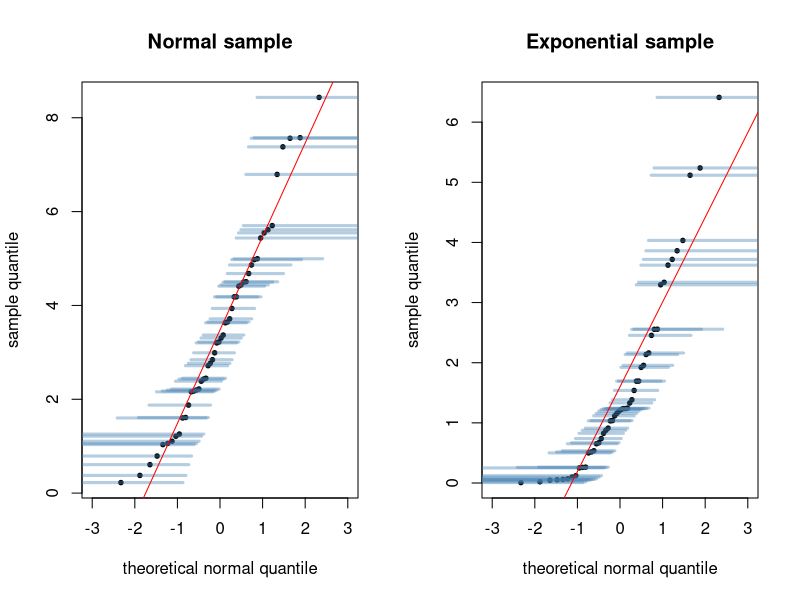

Write R code to recreate this figure.
# Normal Q-Q plots with a simultaneous band obtained from the DKW band for the CDF.
set.seed(7)
n <- 50; alpha <- 0.05
eps <- sqrt(log(2 / alpha) / (2 * n))
qqband <- function(s, main) {
  x <- sort(s); i <- 1:n
  z <- qnorm((i - 0.5) / n)        # plotting positions (i - 1/2)/n
  zl <- qnorm(pmax(i / n - eps, 1e-9)); zl[i / n - eps <= 0] <- -4
  zu <- qnorm(pmin((i - 1) / n + eps, 1 - 1e-9)); zu[(i - 1) / n + eps >= 1] <- 4
  plot(z, x, pch = 19, cex = 0.6, xlim = c(-3, 3), xlab = "theoretical normal quantile",
       ylab = "sample quantile", main = main)
  segments(zl, x, zu, x, col = adjustcolor("steelblue", 0.4), lwd = 3)
  abline(lm(x ~ z), col = "red")
}
par(mfrow = c(1, 2))
qqband(rnorm(n, 3, 2), "Normal sample")
qqband(rexp(n, 1 / 2), "Exponential sample")
